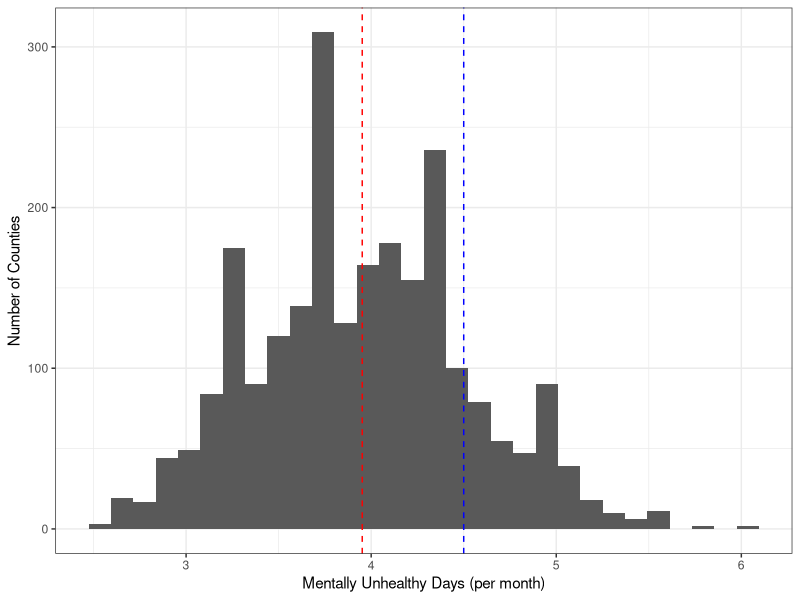
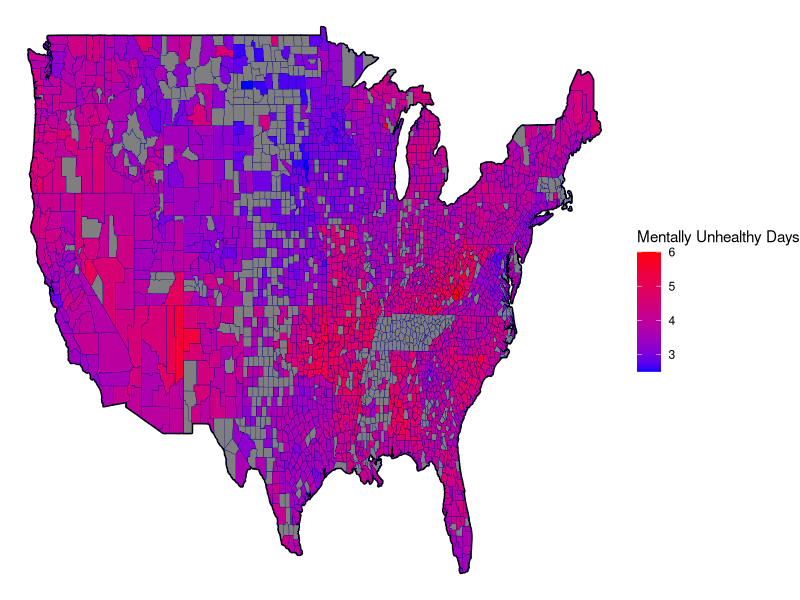
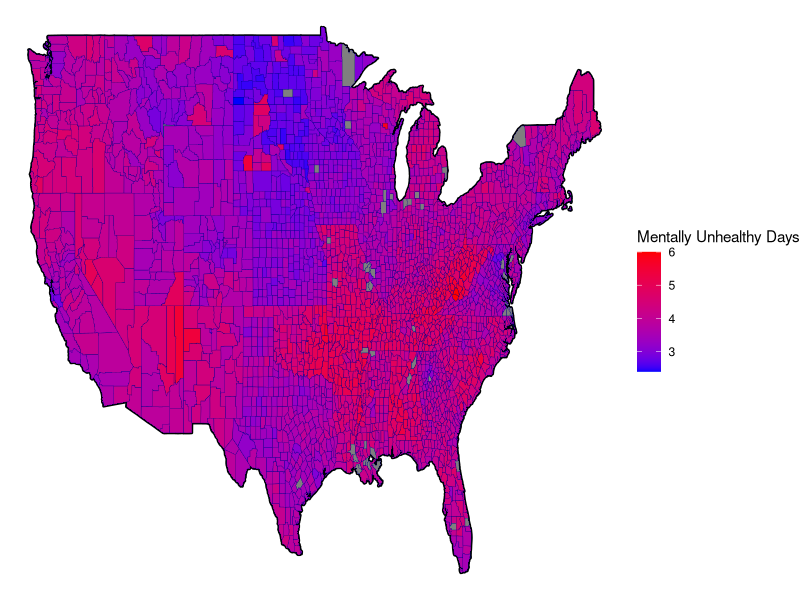
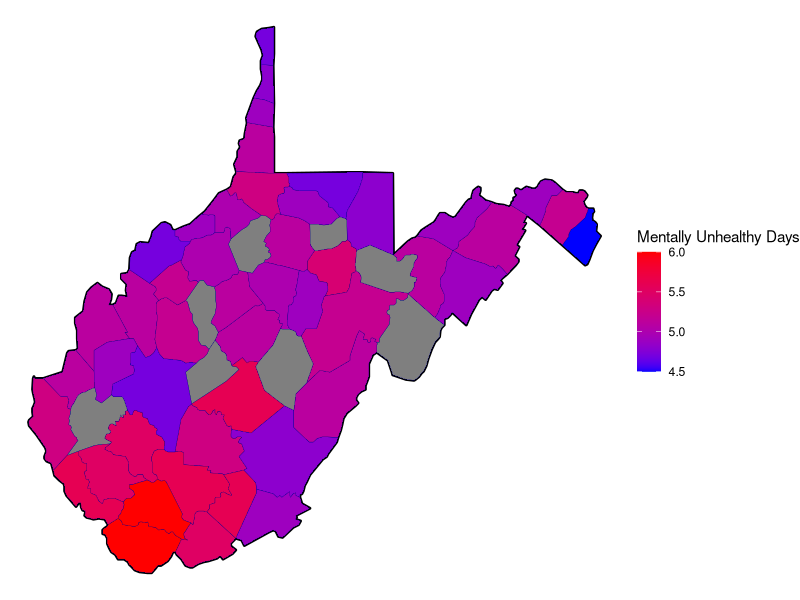
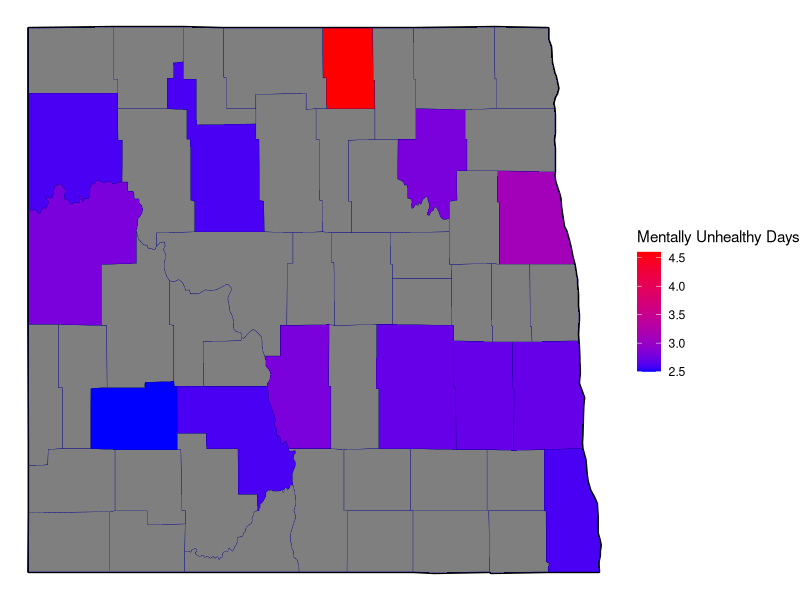

Source code (R) for these figures, in order: (Note: this script raises an error after producing the figures.)
# load libraries
library(kableExtra)                     # for printing tables
library(cowplot)                        # for side by side plots
library(lubridate)                      # for dealing with dates
library(maps)                           # for creating maps
library(tidyverse)

# read in the cleaned data
mental_health = read_csv("data/clean/mental_health_clean.csv")
health_total = read_csv("data/clean/health_data_clean.csv")

# to do:
# pick features and explore relationship with mentally_unhealthy response

# create histogram of case fatality rate
# save the mean
mean <- mean(mental_health$mentally_unhealthy_days)
cutoff <- 4.5

# plot mentally_unhealthy days and draw line at the mean
p = mental_health %>%
  ggplot(aes(x = mentally_unhealthy_days)) + 
  geom_histogram() +
  geom_vline(xintercept = mean,
             linetype = "dashed",
             col = "red") +
  geom_vline(xintercept = cutoff,
             linetype = "dashed",
             col = "blue") +
  labs(x = "Mentally Unhealthy Days (per month)", 
       y = "Number of Counties") +
  theme_bw()

# save the histogram
ggsave(filename = "results/response-histogram.png", 
       plot = p, 
       device = "png", 
       width = 5, 
       height = 3)

# create a heatmap of mentally unhealthy days for cleaned dataset
p2 = map_data("county") %>%
  as_tibble() %>% 
  left_join(mental_health %>% 
              rename(region = state, 
                     subregion = name,
                     `Mentally Unhealthy Days` = mentally_unhealthy_days) %>% 
              mutate(region = str_to_lower(region), 
                     subregion = str_to_lower(subregion)), 
            by = c("region", "subregion")) %>%
  ggplot() + 
  geom_polygon(data=map_data("state"), 
               aes(x=long, y=lat, group=group),
               color="black", fill=NA,  size = 1, alpha = .3) + 
  geom_polygon(aes(x=long, y=lat, group=group, fill = `Mentally Unhealthy Days`),
               color="darkblue", size = .1) +
  scale_fill_gradient(low = "blue", high = "red") +
  theme_void()

ggsave(filename = "results/map-clean.png", 
       plot = p2, 
       device = "png", 
       width = 7, 
       height = 4)

p3 = map_data("county") %>%
  as_tibble() %>% 
  left_join(health_total %>% 
              rename(region = state, 
                     subregion = name,
                     `Mentally Unhealthy Days` = `Mentally Unhealthy Days`) %>% 
              mutate(region = str_to_lower(region), 
                     subregion = str_to_lower(subregion)), 
            by = c("region", "subregion")) %>%
  ggplot() + 
  geom_polygon(data=map_data("state"), 
               aes(x=long, y=lat, group=group),
               color="black", fill=NA,  size = 1, alpha = .3) + 
  geom_polygon(aes(x=long, y=lat, group=group, fill = `Mentally Unhealthy Days`),
               color="darkblue", size = .1) +
  scale_fill_gradient(low = "blue", high = "red") +
  theme_void()

ggsave(filename = "results/map-total.png", 
       plot = p3, 
       device = "png", 
       width = 7, 
       height = 4)

# create heatmap of highest mentally unhappy days 
wv = map_data("county") %>%
  as_tibble() %>%
  filter(region == "west virginia") %>%
  left_join(mental_health %>% 
              rename(region = state, 
                     subregion = name,
                     `Mentally Unhealthy Days` = mentally_unhealthy_days) %>% 
              mutate(region = str_to_lower(region), 
                     subregion = str_to_lower(subregion)), 
            by = c("region", "subregion")) %>%
  ggplot() + 
  geom_polygon(data=map_data("state") %>% filter(region == "west virginia"),
               aes(x=long, y=lat, group=group),
               color="black", fill=NA, size = 1, alpha = .3) + 
  geom_polygon(aes(x=long, y=lat, group=group, fill = `Mentally Unhealthy Days`),
               color="darkblue", size = .1) +
  scale_fill_gradient(low = "blue", high = "red") +
  theme_void()

ggsave(filename = "results/west-va.png", 
       plot = wv, 
       device = "png", 
       width = 7, 
       height = 4)

nd = map_data("county") %>%
  as_tibble() %>%
  filter(region == "north dakota") %>%
  left_join(mental_health %>% 
              rename(region = state, 
                     subregion = name,
                     `Mentally Unhealthy Days` = mentally_unhealthy_days) %>% 
              mutate(region = str_to_lower(region), 
                     subregion = str_to_lower(subregion)), 
            by = c("region", "subregion")) %>%
  ggplot() + 
  geom_polygon(data=map_data("state") %>% filter(region == "north dakota"),
               aes(x=long, y=lat, group=group),
               color="black", fill=NA, size = 1, alpha = .3) + 
  geom_polygon(aes(x=long, y=lat, group=group, fill = `Mentally Unhealthy Days`),
               color="darkblue", size = .1) +
  scale_fill_gradient(low = "blue", high = "red") +
  theme_void()

ggsave(filename = "results/north-dakota.png", 
       plot = nd, 
       device = "png", 
       width = 7, 
       height = 4)

# examine top 10 counties with lowest mentally unhealthy days
mental_health %>%
  arrange(mentally_unhealthy_days) %>%
  select(state, name, mentally_unhealthy_days) %>%
  head(10) %>%
  kable(format = "latex",
        booktabs = TRUE, 
        col.names = c("State", "County", "Mentally Unhealthy Days"),
        caption = "Top 10 counties with lowest mentally unhealthy days") %>%
  save_kable("low-days.pdf")

# examine top 10 counties with highest mentally unhealthy days
mental_health %>%
  arrange(desc(mentally_unhealthy_days)) %>%
  select(state, name, mentally_unhealthy_days) %>%
  head(10) %>%
  kable(format = "latex",
        booktabs = TRUE, 
        col.names = c("State", "County", "Mentally Unhealthy Days"),
        caption = "Top 10 counties with highest mentally unhealthy days") %>%
  save_kable("high-days.pdf")

# need to figure out how to save table #s differently (both Table 1 right now)
